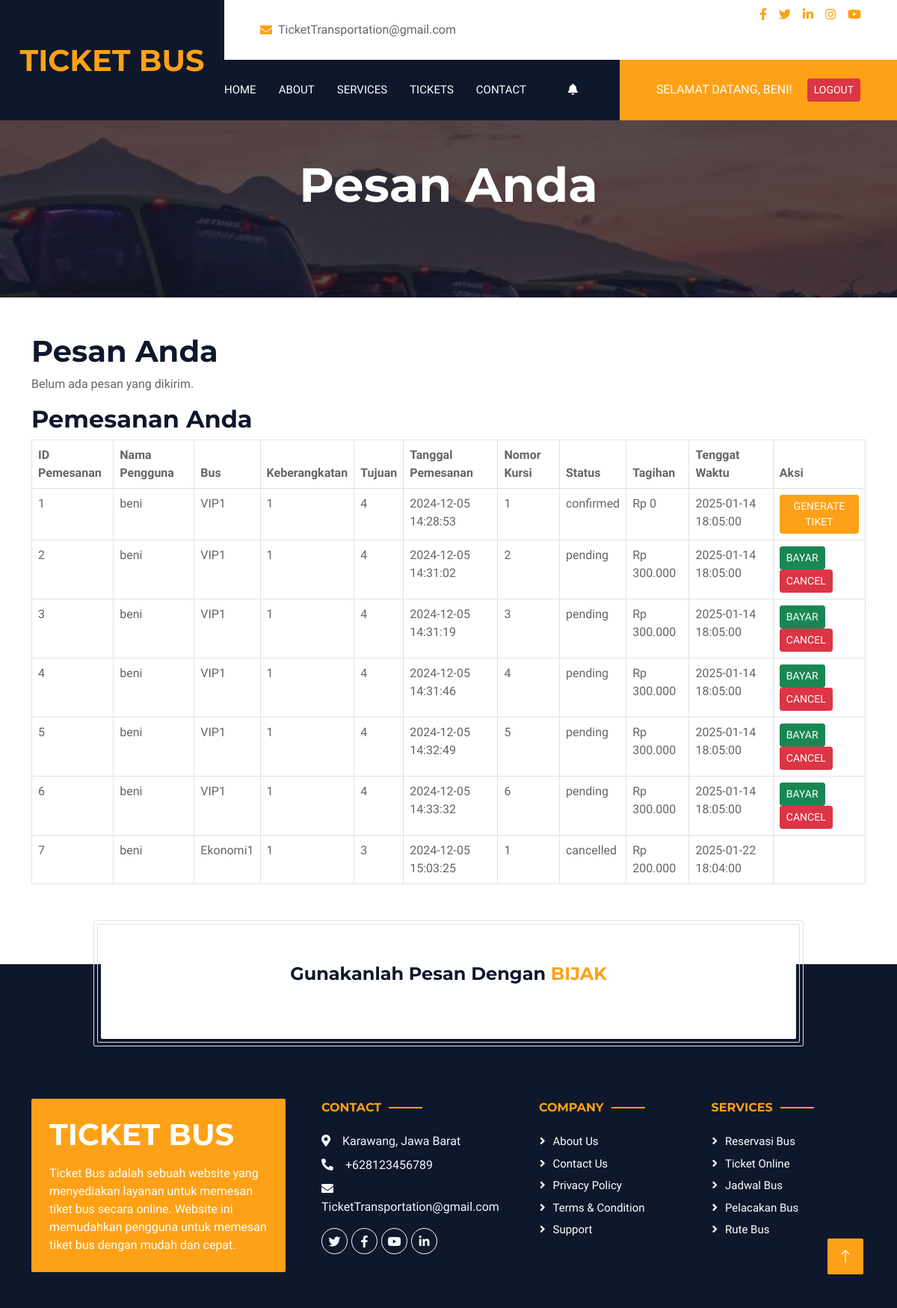
The page /public/views/pesan.php (signed in) on the database its author committed.
### tables this page shows
CREATE TABLE `pemesanan` (
  `id_pemesanan` int NOT NULL,
  `id_user` int NOT NULL,
  `id_jadwal_bus` int NOT NULL,
  `tanggal_pemesanan` datetime NOT NULL,
  `nomor_kursi` varchar(10) NOT NULL,
  `status` enum('pending','confirmed','cancelled') DEFAULT 'pending',
  `tagihan` decimal(10,2) NOT NULL,
  `tenggat_waktu` datetime NOT NULL
);

CREATE TABLE `user` (
  `id_user` int NOT NULL,
  `username` varchar(50) NOT NULL,
  `email` varchar(100) NOT NULL,
  `password` varchar(255) NOT NULL,
  `level` enum('customer','petugas','admin','superadmin') DEFAULT 'customer'
);

CREATE TABLE `bus` (
  `id_bus` int NOT NULL,
  `gambar` varchar(255) DEFAULT NULL,
  `nama` varchar(100) NOT NULL,
  `tipe` enum('ekonomi','vip','vvip') NOT NULL,
  `deskripsi` text,
  `kapasitas` int NOT NULL
);

CREATE TABLE `jadwal_bus` (
  `id_jadwal_bus` int NOT NULL,
  `id_bus` int NOT NULL,
  `rute_keberangkatan` int NOT NULL,
  `rute_transit` int DEFAULT NULL,
  `rute_tujuan` int NOT NULL,
  `harga` decimal(10,2) NOT NULL,
  `datetime_keberangkatan` datetime NOT NULL,
  `datetime_sampai` datetime NOT NULL
);

### src/controller/PesanController.php (called while the page is built, shortened)
<?php
require_once __DIR__ . '/../model/PesanModel.php';
class PesanController
{
    private $pesanModel;
    public function __construct($pdo)
    {
        $this->pesanModel = new PesanModel($pdo);
    }
    public function index()
    {
        return $this->pesanModel->getAllPesan();
    }
}

### src/model/PesanModel.php (called while the page is built, shortened)
<?php
class PesanModel
{
    private $pdo;
    public function __construct($pdo)
    {
        $this->pdo = $pdo;
    }
    public function getAllPesan()
    {
        $query = $this->pdo->query("SELECT pesan.*, user.username
                                    FROM pesan
                                    JOIN user ON pesan.id_user = user.id_user
                                    ORDER BY tanggal_kirim DESC");
        return $query->fetchAll();
    }
}

### public/views/pesan.php (the view, shortened to what this page needs)
<?php
require_once $_SERVER['DOCUMENT_ROOT'] . '/TiketTransportasiOnline/database/db_connection.php';
require_once $_SERVER['DOCUMENT_ROOT'] . '/TiketTransportasiOnline/src/controller/PesanController.php';
require_once $_SERVER['DOCUMENT_ROOT'] . '/TiketTransportasiOnline/src/controller/JadwalBusController.php';
$isLoggedIn = isset($_SESSION['user']);
$username = $isLoggedIn ? htmlspecialchars($_SESSION['user']['username']) : null;
$id_user = $isLoggedIn ? $_SESSION['user']['id_user'] : null;
$pesanController = new PesanController($pdo);
$pesan_list = $pesanController->index($id_user);
$stmtPemesanan = $pdo->prepare("
    SELECT p.id_pemesanan, u.username, b.nama AS bus, j.rute_keberangkatan, j.rute_tujuan,
           p.tanggal_pemesanan, p.nomor_kursi, p.status, p.tagihan, p.tenggat_waktu
    FROM pemesanan p
    JOIN user u ON p.id_user = u.id_user
    JOIN jadwal_bus j ON p.id_jadwal_bus = j.id_jadwal_bus
    JOIN bus b ON j.id_bus = b.id_bus
    WHERE p.id_user = :id_user
");
$stmtPemesanan->execute(['id_user' => $id_user]);
$pemesanan_list = $stmtPemesanan->fetchAll();
?>
<!DOCTYPE html>
<html lang="en">
<head>
    <link href="https://cdnjs.cloudflare.com/ajax/libs/font-awesome/5.15.4/css/all.min.css" rel="stylesheet" />
    <link href="https://cdn.jsdelivr.net/npm/bootstrap-icons@1.4.1/font/bootstrap-icons.css" rel="stylesheet" />
    <link href="../landing/lib/animate/animate.min.css" rel="stylesheet" />
    <link href="../landing/lib/owlcarousel/assets/owl.carousel.min.css" rel="stylesheet" />
    <link href="../landing/css/tempusdominus-bootstrap-4.min.css" rel="stylesheet" />
    <link href="../landing/css/bootstrap.min.css" rel="stylesheet" />
    <link href="../landing/css/style.css" rel="stylesheet" />
</head>
<body>
    <div class="container-xxl bg-white p-0">
        <div class="container-fluid bg-dark px-0">
            <div class="row gx-0">
                <div class="col-lg-3 bg-dark d-none d-lg-block">
                    <a href="../../index.php"
                        class="navbar-brand w-100 h-100 m-0 p-0 d-flex align-items-center justify-content-center">
                        <h1 class="m-0 text-primary text-uppercase">Ticket Bus</h1>
                    </a>
                </div>
                <div class="col-lg-9">
                    <div class="row gx-0 bg-white d-none d-lg-flex">
                        <div class="col-lg-7 px-5 text-start">
                            <div class="h-100 d-inline-flex align-items-center py-2 me-4">
                                <i class="fa fa-envelope text-primary me-2"></i>
                                <p class="mb-0">TicketTransportation@gmail.com</p>
                            </div>
                            <div class="h-100 d-inline-flex align-items-center py-2">
                                <p class="mb-0">+628 1234 5678</p>
                            </div>
                        </div>
                        <div class="col-lg-5 px-5 text-end">
                            <div class="d-inline-flex align-items-center py-2">
                                <a class="me-3" href=""><i class="fab fa-facebook-f"></i></a>
                                <a class="me-3" href=""><i class="fab fa-twitter"></i></a>
                                <a class="me-3" href=""><i class="fab fa-linkedin-in"></i></a>
                                <a class="me-3" href=""><i class="fab fa-instagram"></i></a>
                                <a class="" href=""><i class="fab fa-youtube"></i></a>
                            </div>
                        </div>
                    </div>
                    <nav class="navbar navbar-expand-lg bg-dark navbar-dark p-3 p-lg-0">
                        <div class="collapse navbar-collapse justify-content-between" id="navbarCollapse">
                            <div class="navbar-nav mr-auto py-0">
                                <a href="../../index.php" class="nav-item nav-link">Home</a>
                                <a href="about.php" class="nav-item nav-link">About</a>
                                <a href="service.php" class="nav-item nav-link">Services</a>
                                <a href="tiket.php" class="nav-item nav-link">Tickets</a>
                                <a href="contact.php" class="nav-item nav-link">Contact</a>
                            </div>
                            <div class="navbar-nav ml-auto py-0">
                                <a href="pesan.php" class="nav-item nav-link position-relative">
                                    <i class="fa fa-bell text-white"></i>
                                </a>
                            </div>
                            <div class="btn btn-primary rounded-0 py-4 px-md-5 d-none d-lg-block">
                                <span class="text-white me-3">
                                    <?php if ($username): ?>
                                        Selamat datang, <?= htmlspecialchars($username) ?>!
                                    <?php else: ?>
                                        Anda belum login
                                    <?php endif; ?>
                                </span>
                                <?php if ($username): ?>
                                    <a href="public/register/logout.php" class="btn btn-danger btn-sm">
                                        Logout
                                    </a>
                                <?php endif; ?>
                            </div>
                        </div>
                    </nav>
                </div>
            </div>
        </div>
        <div class="container-fluid page-header mb-5 p-0" style="background-image: url(img/carousel-1.jpg)">
            <div class="container-fluid page-header-inner py-5">
                <div class="container text-center pb-5">
                    <h1 class="display-3 text-white mb-3 animated slideInDown">
                        Pesan Anda
                    </h1>
                </div>
            </div>
        </div>
        <div class="container mt-5">
            <h1>Pesan Anda</h1>
            <?php if ($pesan_list): ?>
                <table class="table table-bordered">
                    <thead>
                        <tr>
                            <th>ID Pesan</th>
                            <th>Pesan</th>
                            <th>Status</th>
                            <th>Tanggal Kirim</th>
                        </tr>
                    </thead>
                    <tbody>
                        <?php foreach ($pesan_list as $pesan): ?>
                            <tr>
                                <td><?= htmlspecialchars($pesan['id_pesan']) ?></td>
                                <td><?= htmlspecialchars($pesan['pesan']) ?></td>
                                <td><?= htmlspecialchars($pesan['status']) ?></td>
                                <td><?= htmlspecialchars($pesan['tanggal_kirim']) ?></td>
                            </tr>
                        <?php endforeach; ?>
                    </tbody>
                </table>
            <?php else: ?>
                <p>Belum ada pesan yang dikirim.</p>
            <?php endif; ?>
            <h2>Pemesanan Anda</h2>
            <?php if ($pemesanan_list): ?>
                <table class="table table-bordered">
                    <thead>
                        <tr>
                            <th>ID Pemesanan</th>
                            <th>Nama Pengguna</th>
                            <th>Bus</th>
                            <th>Keberangkatan</th>
                            <th>Tujuan</th>
                            <th>Tanggal Pemesanan</th>
                            <th>Nomor Kursi</th>
                            <th>Status</th>
                            <th>Tagihan</th>
                            <th>Tenggat Waktu</th>
                            <th>Aksi</th>
                        </tr>
                    </thead>
                    <tbody>
                        <?php foreach ($pemesanan_list as $item): ?>
                            <tr>
                                <td><?= $item['id_pemesanan'] ?></td>
                                <td><?= $item['username'] ?></td>
                                <td><?= $item['bus'] ?></td>
                                <td><?= $item['rute_keberangkatan'] ?></td>
                                <td><?= $item['rute_tujuan'] ?></td>
                                <td><?= $item['tanggal_pemesanan'] ?></td>
                                <td><?= $item['nomor_kursi'] ?></td>
                                <td><?= $item['status'] ?></td>
                                <td>Rp <?= number_format($item['tagihan'], 0, ',', '.') ?></td>
                                <td><?= $item['tenggat_waktu'] ?></td>
                                <td>
                                    <?php if ($item['status'] === 'pending'): ?>
                                        <a href="../pembayaran/pembayaranUser.php?id=<?= $item['id_pemesanan'] ?>"
                                            class="btn btn-success btn-sm">Bayar</a>
                                        <a href="../pembayaran/cancel.php?id=<?= $item['id_pemesanan'] ?>"
                                            class="btn btn-danger btn-sm"
                                            onclick="return confirm('Yakin ingin membatalkan pemesanan?')">Cancel</a>
                                    <?php elseif ($item['status'] === 'confirmed'): ?>
                                        <a href="generate_tiket.php?id=<?= $item['id_pemesanan'] ?>"
                                            class="btn btn-primary btn-sm">Generate
                                            Tiket</a>
                                    <?php endif; ?>
                                </td>
                            </tr>
                        <?php endforeach; ?>
                    </tbody>
                </table>
            <?php else: ?>
                <p>Belum ada pemesanan.</p>
            <?php endif; ?>
        </div>
        <div class="container newsletter mt-5 wow fadeIn" data-wow-delay="0.1s">
            <div class="row justify-content-center">
                <div class="col-lg-10 border rounded p-1">
                    <div class="border rounded text-center p-1">
                        <div class="bg-white rounded text-center p-5">
                            <h4 class="mb-4">
                                Gunakanlah Pesan Dengan
                                <span class="text-primary text-uppercase">Bijak</span>
                            </h4>
                        </div>
                    </div>
                </div>
            </div>
        </div>
        <div class="container-fluid bg-dark text-light footer wow fadeIn" data-wow-delay="0.1s">
            <div class="container pb-5">
                <div class="row g-5">
                    <div class="col-md-6 col-lg-4">
                        <div class="bg-primary rounded p-4">
                            <a href="index.html">
                                <h1 class="text-white text-uppercase mb-3">Ticket Bus</h1>
                            </a>
                            <p class="text-white mb-0">
                                Ticket Bus adalah sebuah website yang menyediakan layanan untuk memesan tiket bus
                                secara online. Website ini memudahkan pengguna untuk memesan tiket bus dengan mudah dan
                                cepat.
                            </p>
                        </div>
                    </div>
                    <div class="col-md-6 col-lg-3">
                        <h6 class="section-title text-start text-primary text-uppercase mb-4">Contact</h6>
                        <p class="mb-2"><i class="fa fa-map-marker-alt me-3"></i>Karawang, Jawa Barat</p>
                        <p class="mb-2"><i class="fa fa-phone-alt me-3"></i>+628123456789</p>
                        <p class="mb-2"><i class="fa fa-envelope me-3"></i>TicketTransportation@gmail.com</p>
                        <div class="d-flex pt-2">
                            <a class="btn btn-outline-light btn-social" href=""><i class="fab fa-twitter"></i></a>
                            <a class="btn btn-outline-light btn-social" href=""><i class="fab fa-facebook-f"></i></a>
                            <a class="btn btn-outline-light btn-social" href=""><i class="fab fa-youtube"></i></a>
                            <a class="btn btn-outline-light btn-social" href=""><i class="fab fa-linkedin-in"></i></a>
                        </div>
                    </div>
                    <div class="col-lg-5 col-md-12">
                        <div class="row gy-5 g-4">
                            <div class="col-md-6">
                                <h6 class="section-title text-start text-primary text-uppercase mb-4">Company</h6>
                                <a class="btn btn-link" href="">About Us</a>
                                <a class="btn btn-link" href="">Contact Us</a>
                                <a class="btn btn-link" href="">Privacy Policy</a>
                                <a class="btn btn-link" href="">Terms & Condition</a>
                                <a class="btn btn-link" href="">Support</a>
                            </div>
                            <div class="col-md-6">
                                <h6 class="section-title text-start text-primary text-uppercase mb-4">Services</h6>
                                <a class="btn btn-link" href="">Reservasi Bus</a>
                                <a class="btn btn-link" href="">Ticket Online</a>
                                <a class="btn btn-link" href="">Jadwal Bus</a>
                                <a class="btn btn-link" href="">Pelacakan Bus</a>
                                <a class="btn btn-link" href="">Rute Bus</a>
                            </div>
                        </div>
                    </div>
                </div>
            </div>
            <a href="#" class="btn btn-lg btn-primary btn-lg-square back-to-top"><i class="bi bi-arrow-up"></i></a>
        </div>
        <a href="#" class="btn btn-lg btn-primary btn-lg-square back-to-top"><i class="bi bi-arrow-up"></i></a>
    </div>
</body>
</html>

### rows shown on the page
pemesanan: id_pemesanan "1", id_user.username "beni", bus.nama "VIP1", id_jadwal_bus.rute_keberangkatan "1", id_jadwal_bus.rute_tujuan "4", tanggal_pemesanan "2024-12-05 14:28:53", nomor_kursi "1", status "confirmed", tagihan "0", tenggat_waktu "2025-01-14 18:05:00"
pemesanan: id_pemesanan "2", id_user.username "beni", bus.nama "VIP1", id_jadwal_bus.rute_keberangkatan "1", id_jadwal_bus.rute_tujuan "4", tanggal_pemesanan "2024-12-05 14:31:02", nomor_kursi "2", status "pending", tagihan "300.000", tenggat_waktu "2025-01-14 18:05:00"
pemesanan: id_pemesanan "3", id_user.username "beni", bus.nama "VIP1", id_jadwal_bus.rute_keberangkatan "1", id_jadwal_bus.rute_tujuan "4", tanggal_pemesanan "2024-12-05 14:31:19", nomor_kursi "3", status "pending", tagihan "300.000", tenggat_waktu "2025-01-14 18:05:00"
pemesanan: id_pemesanan "4", id_user.username "beni", bus.nama "VIP1", id_jadwal_bus.rute_keberangkatan "1", id_jadwal_bus.rute_tujuan "4", tanggal_pemesanan "2024-12-05 14:31:46", nomor_kursi "4", status "pending", tagihan "300.000", tenggat_waktu "2025-01-14 18:05:00"
pemesanan: id_pemesanan "5", id_user.username "beni", bus.nama "VIP1", id_jadwal_bus.rute_keberangkatan "1", id_jadwal_bus.rute_tujuan "4", tanggal_pemesanan "2024-12-05 14:32:49", nomor_kursi "5", status "pending", tagihan "300.000", tenggat_waktu "2025-01-14 18:05:00"
pemesanan: id_pemesanan "6", id_user.username "beni", bus.nama "VIP1", id_jadwal_bus.rute_keberangkatan "1", id_jadwal_bus.rute_tujuan "4", tanggal_pemesanan "2024-12-05 14:33:32", nomor_kursi "6", status "pending", tagihan "300.000", tenggat_waktu "2025-01-14 18:05:00"
pemesanan: id_pemesanan "7", id_user.username "beni", bus.nama "Ekonomi1", id_jadwal_bus.rute_keberangkatan "1", id_jadwal_bus.rute_tujuan "3", tanggal_pemesanan "2024-12-05 15:03:25", nomor_kursi "1", status "cancelled", tagihan "200.000", tenggat_waktu "2025-01-22 18:04:00"

### other values the page prints
$username "BENI"
